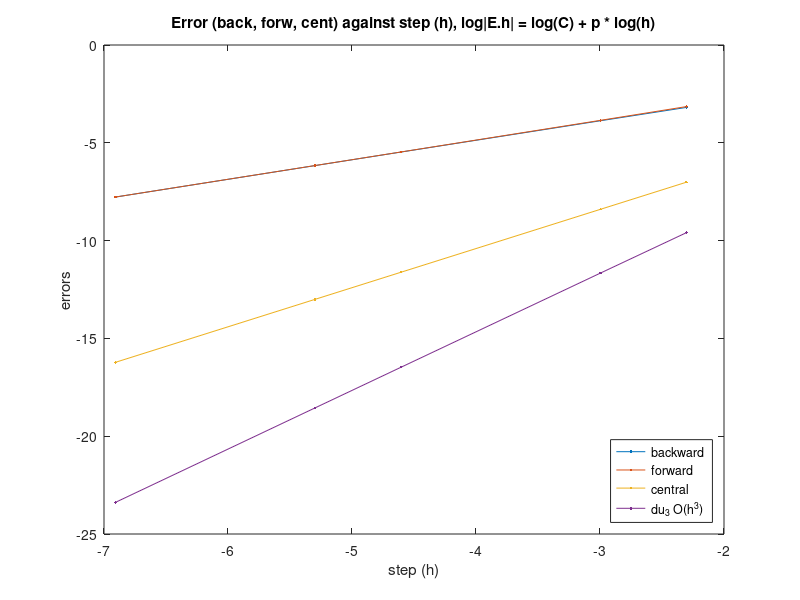

Source code (MATLAB):
close all; clear variables; clc;format shortE;
% the step size we want to try
h = [1e-1, 5e-2, 1e-2, 5e-3, 1e-3]';

x0 = ones(5,1);
u = sin(x0);

% the forward difference
du_plus = (sin(x0 + h) - sin(x0))./h;
% the backward difference
du_moins = (sin(x0) - sin(x0-h))./h;
% the central difference
du_cent = 1/2 * (du_plus + du_moins);
% the O(h^3)
d3_u = 1./(6 * h) .* (2 * sin(x0 + h) + 3 * sin(x0) - 6 * sin(x0 - h) + sin(x0 - 2 * h));  
% the "real" function
du_v = cos(x0);

% display error
% Note: the order of the error
back_err = du_v - du_moins; 
forw_err = du_v - du_plus;
cent_err = du_v - du_cent;
du_3_err = du_v - d3_u;
res = {'h' 'Back Err' 'Forw Err' 'Cent Err' 'du_3_err'};
f = @(m) mat2cell(m,ones(5,1));
res = [res; f(h) f(back_err) f(forw_err) f(cent_err) f(du_3_err)];
res


% graph the err = f(h) 
plot(log(h), log(abs(back_err)), '.-', log(h), log(forw_err), '.-', ...
    log(h), log(cent_err), '.-', log(h), log(abs(du_3_err)), '.-')
% plot(h, back_err, h, forw_err, h, cent_err, '.-')
title('Error (back, forw, cent) against step (h), log|E.h| = log(C) + p * log(h)')
xlabel('step (h)')
ylabel('errors')
legend('backward', 'forward', 'central', 'du_3 O(h^3)', 'Location', 'SouthEast')

format longg